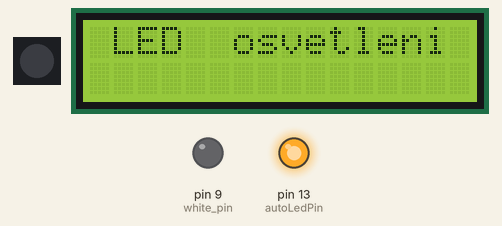
Recording of a sketch running on a simulated Arduino Uno, built with avr-gcc and run on an emulated ATmega328P. Parts: 1 RGB LEDs in strip order, left to right, 16×2 character LCD, output pins drawn as LEDs (lit = HIGH). Wiring (inferred from the names in the program): DS3231 clock at I2C address 0x68. Dim RGB values are drawn brighter than linear; the local clock reads 2024-03-15 10:24:30 at power-on unless the sketch sets it.

Above: at 0.2 s.
At 2.3 s:
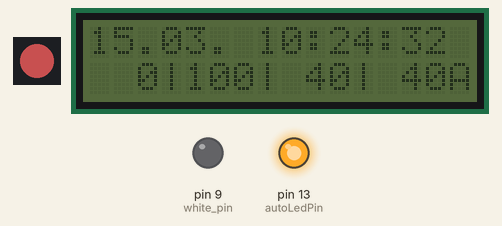
At 11.8 s:
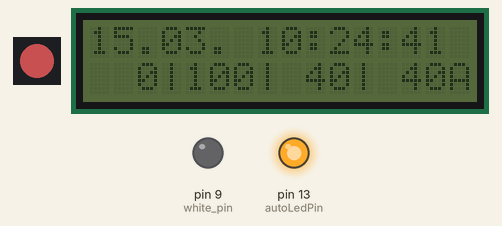
At 21.1 s:
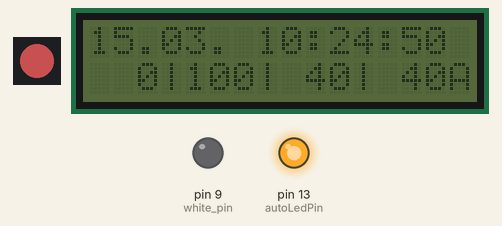
At 30.3 s:
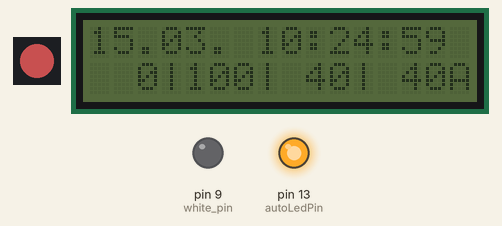
At 39.5 s:
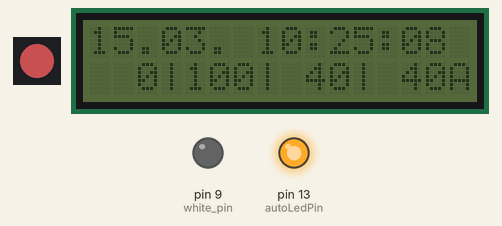

Measured:
- what the display in image 0 shows lasts 2.0 s, from 0.1 s to 2.1 s
- what the display in image 1 shows lasts 0.6 s, from 2.3 s to 2.9 s

The sketch:

Aqua_Light_Nano_20161113.ino
```cpp
/*  AquaLIGHT
 *  LCD 16x2 I2C
 *  SCL - A5
 *  SDA - A4
 *
 */

#include <Time.h>
#include <Timezone.h>

TimeChangeRule CEST = {"CEST", Last, Sun, Mar, 2, +120};
TimeChangeRule  CET = {"CET",  Last, Sun, Oct, 3, +60};

time_t local_time, utc;
Timezone czCET(CEST, CET);

#include <TimeLib.h>

#include "Wire.h"

#define DS3231_I2C_ADDRESS 0x68

int RTC[7];

/*
// Convert normal decimal numbers to binary coded decimal
byte decToBcd(byte val){
    return( (val/10*16) + (val%10) );
}
*/

// Convert binary coded decimal to normal decimal numbers
byte bcdToDec(byte val){
    return( (val/16*10) + (val%16) );
}

#include <IRLib.h>
// IR Receiver Module TSOP38238
#define MY_PROTOCOL NEC

#define BT_UP     0xFF3AC5 // Light up
#define BT_DW     0xFFBA45 // Light down

#define BT_PLAY   0xFF827D // Play button
#define BT_OFF    0xFF02FD // Off

#define BT_R      0xFF1AE5 // R button
#define BT_G      0xFF9A65 // G button
#define BT_B      0xFFA25D // B buton
#define BT_W      0xFF22DD // W buton

#define BT_C11    0xFF2AD5 // RED (row 1/ col 1)
#define BT_C12    0xFFAA55 // LIGHT GREEN (row 1/ col 2)
#define BT_C13    0xFF926D // DARK BLUE (row 1/ col 3)
#define BT_C14    0xFF12ED // PINK (row 1/ col 4)
#define BT_C21    0xFF0AF5 // ORANGE (row 2/ col 1)
#define BT_C22    0xFF8A75 // LIGHT BLUE (row 2/ col 2)
#define BT_C23    0xFFB24D // BROWN (row 2/ col 3)
#define BT_C24    0xFF32CD // PINK (row 2/ col 4)
#define BT_C31    0xFF38C7 // BEIGE bezova (row 3/ col 1)
#define BT_C32    0xFFB847 // MEDIUM BLUE (row 3/ col 2)
#define BT_C33    0xFF7887 // MEDIUM RED  (row 3/ col 3)
#define BT_C34    0xFFF807 // LIGHT BLUE  (row 3/ col 4)
#define BT_C41    0xFF18E7 // YELLOW (row 4/ col 1)
#define BT_C42    0xFF9867 // DARK BLUE (row 4/ col 2)
#define BT_C43    0xFF58A7 // RED (row 4/ col 3)
#define BT_C44    0xFFD827 // LIGHT BLUE (row 4/ col 4)

#define BT_RU     0xFF28D7 // RED UP
#define BT_GU     0xFFA857 // GREEN UP
#define BT_BU     0xFF6897 // BLUE UP
#define BT_RD     0xFF08F7 // RED DOWN
#define BT_GD     0xFF8877 // GREEN DOWN
#define BT_BD     0xFF48B7 // BLUE DOWN
#define BT_DIY1   0xFF30CF // DIY1
//#define BT_DIY2   0xFFB04F // DIY2
//#define BT_DIY3   0xFF708F // DIY3
#define BT_DIY4   0xFF10EF // DIY4
//#define BT_DIY5   0xFF906F // DIY5
//#define BT_DIY6   0xFF50AF // DIY6

#define BT_QUIC   0xFFE817 // QUICK
#define BT_SLOW   0xFFC837 // SLOW

#define BT_AUTO   0xFFF00F // AUTO
//#define BT_FLASH  0xFFD02F // FLASH
#define BT_FADE7  0xFFE01F // FADE7
//#define BT_FADE3  0xFF609F // FADE3
//#define BT_JUMP7  0xFFA05F // JUMP7
//#define BT_JUMP3  0xFF20DF // JUMP3

// LCD 16x2 I2C
#include <Wire.h>
#include <LCD.h>
#include <LiquidCrystal_I2C.h>

#define I2C_ADDR    0x20 // <<----- Add your address here.  Find it from I2C Scanner
#define BACKLIGHT_PIN     3
#define En_pin  2
#define Rw_pin  1
#define Rs_pin  0
#define D4_pin  4
#define D5_pin  5
#define D6_pin  6
#define D7_pin  7

LiquidCrystal_I2C  lcd(I2C_ADDR,En_pin,Rw_pin,Rs_pin,D4_pin,D5_pin,D6_pin,D7_pin);


long Previous;   // Stores previous code to handle NEC repeat codes
String str_btn;

//Create a receiver object to listen on pin 11 - Timer2
IRrecv My_Receiver(11);

//Create a decoder object
IRdecode My_Decoder;

#include <ChainableLED.h>
// Library for RGB Strip driver P9813
/*
 * GND - GND
 * VCC - +5V
 * DIN - Data IN (serial)
 * CIN - Clock IN
 */
#define NUM_LEDS  1
#define LED_POS 0
#define DIN 8
#define CIN 7

ChainableLED leds(CIN, DIN, NUM_LEDS);


byte white_pin = 9; // Pin for White Strip PWM control

byte autoLedPin = 13;  // LED for indication of AUTO/MANUAL mode

int i = 0;

int white_power = 0;
int red_power = 0;
int green_power = 0;
int blue_power = 0;
byte pow_step = 10;  // Power Step in manual mode
boolean is_auto = true;
boolean is_pwr_change = false;
boolean is_lcd_on = false;
char timestamp_str[16];
char pwr_str[16];

char tmpstr[20] = "";
long lastMillisPWR = 0l;
long lastMillisTime = 0l;
long lastMillisRTC = 0;

// Program Steps of Auto Mode
#define  program_step_max  6

struct light_program {
  long sec_from;     // interval from - in sec from 00:00:00
  long sec_to;       // interval to - in sec from 00:00:00
  unsigned int dur;  // duration of power change (must be less than (sec_to - sec_from) - 0 = immediately
  byte tar_w;        // target power of white (0 - 255)
  byte tar_r;        // target power of red (0 - 255)
  byte tar_g;        // target power of green (0 - 255)
  byte tar_b;        // target power of blue (0 - 255)
};

light_program prog_step[program_step_max];

long current_sec = 0;


///////////////////////////////////////////////////
// SETUP
///////////////////////////////////////////////////
void setup() {
  // put your setup code here, to run once:
  Wire.begin();
  Serial.begin(9600);

  pinMode(autoLedPin, OUTPUT);
  digitalWrite(autoLedPin, HIGH);

  My_Receiver.enableIRIn(); // Start the receiver

  pinMode(white_pin, OUTPUT);
  leds.init();
  leds.setColorRGB(LED_POS, 0, 0, 0);
  delay(30);

  lcd.begin (16,2); //  <<----- My LCD was 16x2
  lcd.setBacklightPin(BACKLIGHT_PIN,POSITIVE);  // Switch on the backlight
  lcd.setBacklight(HIGH);
  lcd.home (); // go home
  lcd.setCursor (0,0);
  lcd.print(" LED  osvetleni ");
  delay(2000);
  lcd.setBacklight(LOW);

  // setTime(hr,min,sec,day,month,year)
  byte second, minute, hour, dayOfWeek, dayOfMonth, month, year;
  // retrieve data from DS3231
  readDS3231time(&second, &minute, &hour, &dayOfWeek, &dayOfMonth, &month, &year);
  setTime(hour,minute,second,dayOfMonth,month,year);
   // {<sec_from>,<sec_to>,<duration>,<WHITE>,<RED>,<GREEN>,<BLUE>}
  prog_step[0] = {0l,25200l,0,0,0,0,0};                 // 00:00:00 - 07:00:00 - light off (0%)
  prog_step[1] = {25201l,36000l,1800,255,255,255,255};  // 07:00:01 - 10:00:00 - 100%
  prog_step[2] = {36001l,54000l,600,0,100,40,40};       // 10:00:01 - 15:00:00 - 20-30%
  prog_step[3] = {54001l,72000l,1800,255,255,255,255};  // 14:00:01 - 20:00:00 - 100%
  prog_step[4] = {72001l,75600l,3500,0,150,80,100};     // 20:00:01 - 21:00:00 - 100%
  prog_step[5] = {75601l,86399l,900,0,0,0,0};           // 21:00:01 - 23:59:59 - light off (0%)

}

/*
//////////////////////////////////////////////////////
void setDS3231time(byte second, byte minute, byte hour, byte dayOfWeek, byte dayOfMonth, byte month, byte year){
    // sets time and date data to DS3231
    Wire.beginTransmission(DS3231_I2C_ADDRESS);
    Wire.write(0); // set next input to start at the seconds register
    Wire.write(decToBcd(second)); // set seconds
    Wire.write(decToBcd(minute)); // set minutes
    Wire.write(decToBcd(hour)); // set hours
    Wire.write(decToBcd(dayOfWeek)); // set day of week (1=Sunday, 7=Saturday)
    Wire.write(decToBcd(dayOfMonth)); // set date (1 to 31)
    Wire.write(decToBcd(month)); // set month
    Wire.write(decToBcd(year)); // set year (0 to 99)
    Wire.endTransmission();
}
*/

/////////////////////////////////////////////////////////
void readDS3231time(byte *second, byte *minute, byte *hour, byte *dayOfWeek, byte *dayOfMonth, byte *month, byte *year){
    Wire.beginTransmission(DS3231_I2C_ADDRESS);
    Wire.write(0); // set DS3231 register pointer to 00h
    Wire.endTransmission();
    Wire.requestFrom(DS3231_I2C_ADDRESS, 7);
    // request seven bytes of data from DS3231 starting from register 00h
    *second = bcdToDec(Wire.read() & 0x7f);
    *minute = bcdToDec(Wire.read());
    *hour = bcdToDec(Wire.read() & 0x3f);
    *dayOfWeek = bcdToDec(Wire.read());
    *dayOfMonth = bcdToDec(Wire.read());
    *month = bcdToDec(Wire.read());
    *year = bcdToDec(Wire.read());
}

////////////////////////////////////////////////////
void white_plus() {
  white_power = white_power + pow_step;
  white_power = validate_power(white_power);
  //sprintf(tmpstr,"WP: %d",white_power);
  //Serial.println(tmpstr);
}
void white_minus() {
  white_power = white_power - pow_step;
  white_power = validate_power(white_power);
  //sprintf(tmpstr,"WP: %d",white_power);
  //Serial.println(tmpstr);
}
void red_plus() {
  red_power = red_power + pow_step;
  red_power = validate_power(red_power);
  //sprintf(tmpstr,"RP: %d",red_power);
  //Serial.println(tmpstr);
}
void red_minus() {
  red_power = red_power - pow_step;
  red_power = validate_power(red_power);
  //sprintf(tmpstr,"RP: %d",red_power);
  //Serial.println(tmpstr);
}
void green_plus() {
  green_power = green_power + pow_step;
  green_power = validate_power(green_power);
  //sprintf(tmpstr,"GP: %d",green_power);
  //Serial.println(tmpstr);
}
void green_minus() {
  green_power = green_power - pow_step;
  green_power = validate_power(green_power);
  //sprintf(tmpstr,"GP: %d",green_power);
  //Serial.println(tmpstr);
}
void blue_plus() {
  blue_power = blue_power + pow_step;
  blue_power = validate_power(blue_power);
  //sprintf(tmpstr,"BP: %d",blue_power);
  //Serial.println(tmpstr);
}
void blue_minus() {
  blue_power = blue_power - pow_step;
  blue_power = validate_power(blue_power);
  //sprintf(tmpstr,"BP: %d",blue_power);
  //Serial.println(tmpstr);
}

///////////////////////////////////////////
void display_power() {

  char ctmp;
  if(is_auto){
    ctmp = 'A';
  }else{
    ctmp = 'M';
  }
  // Clear power line
  sprintf(pwr_str,"%s","                ");
  //delay(10);
  lcd.setCursor(0, 1);
  //delay(10);
  lcd.print(pwr_str);
  sprintf(pwr_str, "%3d|%3d|%3d|%3d%c", white_power, red_power, green_power, blue_power, ctmp);
  //lcd.home();
  delay(10);
  lcd.setCursor(0, 1);
  //delay(10);
  lcd.print(pwr_str);
  //delay(10);
  //Serial.println(pwr_str);
}

/*
void light_setup () {
  lcd.clear();
  lcd.setCursor ( 0, 0 );
  lcd.print("Setup - Mode");

}
*/

///////////////////////////////////////////
int validate_power(int vp_inppow){
  int vp_outpow = vp_inppow;
  if ( vp_outpow > 255 ) { vp_outpow = 255; }
  if ( vp_outpow < 0 ) { vp_outpow = 0; }
  is_pwr_change = true;

  return vp_outpow;
}

///////////////////////////////////////////
void set_auto_power(long sap_current_sec){
  int i = 0;
  byte int_num = 99;
  byte prev_step;
  int diff_w, diff_r, diff_g, diff_b = 0;
  //Serial.print("curent_sec: ");
  //sprintf(timestamp_str,"%d\n",sap_current_sec);
  //Serial.println(sap_current_sec);
  // Find valid program interval
  while (i < program_step_max) {
    if( sap_current_sec >= prog_step[i].sec_from && sap_current_sec <= prog_step[i].sec_to) {
      int_num = i;
    }
    i++;
  }

  // Find Previous Step
  if ( int_num == 0 ) {
    prev_step = program_step_max - 1;
  } else {
    prev_step = int_num - 1;
  }

  // Power Calculation
  if ( prog_step[int_num].dur == 0 || sap_current_sec > (prog_step[int_num].sec_from + prog_step[int_num].dur) ){  // Immediate Change (dur = 0)
    //Serial.println("I-CH");
    white_power = (byte)prog_step[int_num].tar_w;
    red_power = (byte)prog_step[int_num].tar_r;
    green_power = (byte)prog_step[int_num].tar_g;
    blue_power = (byte)prog_step[int_num].tar_b;

  } else {
    //Serial.println("P-C");
    diff_w = prog_step[int_num].tar_w - prog_step[prev_step].tar_w;
    diff_r = prog_step[int_num].tar_r - prog_step[prev_step].tar_r;
    diff_g = prog_step[int_num].tar_g - prog_step[prev_step].tar_g;
    diff_b = prog_step[int_num].tar_b - prog_step[prev_step].tar_b;
    //Serial.println(diff_w);
    white_power = validate_power(prog_step[prev_step].tar_w + (((float)diff_w / (float)prog_step[int_num].dur) * (sap_current_sec - prog_step[int_num].sec_from)));
    red_power   = validate_power(prog_step[prev_step].tar_r + (((float)diff_r / (float)prog_step[int_num].dur) * (sap_current_sec - prog_step[int_num].sec_from)));
    green_power = validate_power(prog_step[prev_step].tar_g + (((float)diff_g / (float)prog_step[int_num].dur) * (sap_current_sec - prog_step[int_num].sec_from)));
    blue_power  = validate_power(prog_step[prev_step].tar_b + (((float)diff_b / (float)prog_step[int_num].dur) * (sap_current_sec - prog_step[int_num].sec_from)));

  }

}

/////////////////////////////////////////////////////////////
// MAIN PROGRAM
/////////////////////////////////////////////////////////////
void loop() {
  // put your main code here, to run repeatedly:

  //Continuously look for results. When you have them pass them to the decoder
  if (My_Receiver.GetResults(&My_Decoder)) {
    My_Decoder.decode();    //Decode the data
    if(My_Decoder.decode_type==MY_PROTOCOL) {
    My_Decoder.DumpResults(); //Show the results on serial monitor
    if(My_Decoder.value==0xFFFFFFFF)
      My_Decoder.value=Previous;
      if (My_Decoder.value == BT_DIY4) { is_auto = false; white_minus(); }
      if (My_Decoder.value == BT_DIY1) { is_auto = false; white_plus();  }
      if (My_Decoder.value == BT_UP)   { is_auto = false; white_plus();red_plus();green_plus();blue_plus(); }
      if (My_Decoder.value == BT_DW)   { is_auto = false; white_minus();red_minus();green_minus();blue_minus(); }
      if (My_Decoder.value == BT_RD) { is_auto = false; red_minus(); }
      if (My_Decoder.value == BT_RU) { is_auto = false; red_plus(); }
      if (My_Decoder.value == BT_GD) { is_auto = false; green_minus(); }
      if (My_Decoder.value == BT_GU) { is_auto = false; green_plus(); }
      if (My_Decoder.value == BT_BD) { is_auto = false; blue_minus(); }
      if (My_Decoder.value == BT_BU) { is_auto = false; blue_plus(); }
      if (My_Decoder.value == BT_R) { is_auto = false; white_power = 0; red_power = 255; green_power = 0; blue_power = 0; is_pwr_change = true; }
      if (My_Decoder.value == BT_G) { is_auto = false; white_power = 0; red_power = 0; green_power = 255; blue_power = 0; is_pwr_change = true; }
      if (My_Decoder.value == BT_B) { is_auto = false; white_power = 0; red_power = 0; green_power = 0; blue_power = 255; is_pwr_change = true; }
      if (My_Decoder.value == BT_W) { is_auto = false; white_power = 255; red_power = 0; green_power = 0; blue_power = 0; is_pwr_change = true; }
      if (My_Decoder.value == BT_C11) { is_auto = false; white_power = 0; red_power = 255; green_power = 65; blue_power = 0; is_pwr_change = true; }
      if (My_Decoder.value == BT_C12) { is_auto = false; white_power = 0; red_power = 154; green_power = 205; blue_power = 50; is_pwr_change = true; }
      if (My_Decoder.value == BT_C13) { is_auto = false; white_power = 0; red_power = 65; green_power = 105; blue_power = 225; is_pwr_change = true; }
      if (My_Decoder.value == BT_C14) { is_auto = false; white_power = 0; red_power = 255; green_power = 182; blue_power = 193; is_pwr_change = true; }
      if (My_Decoder.value == BT_C21) { is_auto = false; white_power = 0; red_power = 255; green_power = 99; blue_power = 71; is_pwr_change = true; }
      if (My_Decoder.value == BT_C22) { is_auto = false; white_power = 0; red_power = 135; green_power = 206; blue_power = 250; is_pwr_change = true; }
      if (My_Decoder.value == BT_C23) { is_auto = false; white_power = 0; red_power = 165; green_power = 42; blue_power = 42; is_pwr_change = true; }
      if (My_Decoder.value == BT_C24) { is_auto = false; white_power = 0; red_power = 219; green_power = 112; blue_power = 147; is_pwr_change = true; }
      if (My_Decoder.value == BT_C31) { is_auto = false; white_power = 0; red_power = 255; green_power = 140; blue_power = 0; is_pwr_change = true; }
      if (My_Decoder.value == BT_C32) { is_auto = false; white_power = 0; red_power = 100; green_power = 149; blue_power = 237; is_pwr_change = true; }
      if (My_Decoder.value == BT_C33) { is_auto = false; white_power = 0; red_power = 176; green_power = 48; blue_power = 96; is_pwr_change = true; }
      if (My_Decoder.value == BT_C34) { is_auto = false; white_power = 0; red_power = 0; green_power = 255; blue_power = 255; is_pwr_change = true; }
      if (My_Decoder.value == BT_C41) { is_auto = false; white_power = 0; red_power = 255; green_power = 255; blue_power = 0; is_pwr_change = true; }
      if (My_Decoder.value == BT_C42) { is_auto = false; white_power = 0; red_power = 65; green_power = 105; blue_power = 225; is_pwr_change = true; }
      if (My_Decoder.value == BT_C43) { is_auto = false; white_power = 0; red_power = 255; green_power = 20; blue_power = 147; is_pwr_change = true; }
      if (My_Decoder.value == BT_C44) { is_auto = false; white_power = 0; red_power = 176; green_power = 224; blue_power = 230; is_pwr_change = true; }
      if (My_Decoder.value == BT_SLOW) { pow_step = 10; }
      if (My_Decoder.value == BT_QUIC) { pow_step = 50; }
      if (My_Decoder.value == BT_OFF) { is_auto = false; white_power = 0; red_power = 0; green_power = 0; blue_power = 0; is_pwr_change = true; }
      if (My_Decoder.value == BT_PLAY) { is_auto = false; white_power = 255; red_power = 255; green_power = 255; blue_power = 255; is_pwr_change = true; }
      if (My_Decoder.value == BT_AUTO) { if(is_auto){is_auto = false;}else{is_auto = true;}; is_pwr_change = true; }
      if (My_Decoder.value == BT_FADE7) { if(is_lcd_on){lcd.setBacklight(LOW);is_lcd_on = false;}else{lcd.setBacklight(HIGH);is_lcd_on = true;} }
    }
    My_Receiver.resume();     //Restart the receiver

  }

  if(is_auto){
    digitalWrite(autoLedPin, HIGH);
  }else{
    digitalWrite(autoLedPin, LOW);
  }

  //sprintf(pwr_str, "X:%3d|%3d|%3d|%3d%", white_power, red_power, green_power, blue_power);
  //Serial.println(pwr_str);
  leds.setColorRGB(LED_POS, red_power, green_power, blue_power);
  analogWrite(white_pin, white_power);

  // Preteceni counteru millis() po 49,7 dnech
  if ( millis() < lastMillisPWR ) {
    lastMillisPWR = 0l;
  }
  if ( millis() < lastMillisRTC ) {
    lastMillisRTC = 0l;
  }
  if ( millis() < lastMillisTime ) {
    lastMillisTime = 0l;
  }

  if ( is_pwr_change && (millis() > (lastMillisPWR + 300)) ){
    lastMillisPWR = millis();
    display_power();
    is_pwr_change = false;
  }

  // Every 600 second setup internal Arduino clock from RTC
  if ( millis() > (lastMillisRTC + 600000) ){
    lastMillisRTC = millis();
    byte second, minute, hour, dayOfWeek, dayOfMonth, month, year;
    // retrieve data from DS3231
    readDS3231time(&second, &minute, &hour, &dayOfWeek, &dayOfMonth, &month, &year);
    setTime(hour,minute,second,dayOfMonth,month,year);
  }

  if ( millis() > (lastMillisTime + 1000) ){
    lastMillisTime = millis();
    utc = now();
    local_time = czCET.toLocal(utc);
    //digitalClockDisplay();
    sprintf(timestamp_str, "%02d.%02d. %02d:%02d:%02d ",day(local_time),month(local_time),hour(local_time),minute(local_time),second(local_time));
    //delay(10);
    lcd.setCursor(0, 0);
    //delay(10);
    lcd.print(timestamp_str);
    //delay(20);
    //Serial.println(timestamp_str);
  }

  if ( is_auto ) {
    utc = now();
    local_time = czCET.toLocal(utc);
    current_sec = (hour(local_time) * (long)3600) + (minute(local_time) * (long)60) + (long)second(local_time);
    //Serial.print("curent_sec: ");
    //sprintf(timestamp_str,"%d - %d - %d\n",hour(local_time),minute(local_time),second(local_time));
    //Serial.println(timestamp_str);
    set_auto_power(current_sec);
    is_pwr_change = true;
  }

  delay(80);
}
```
